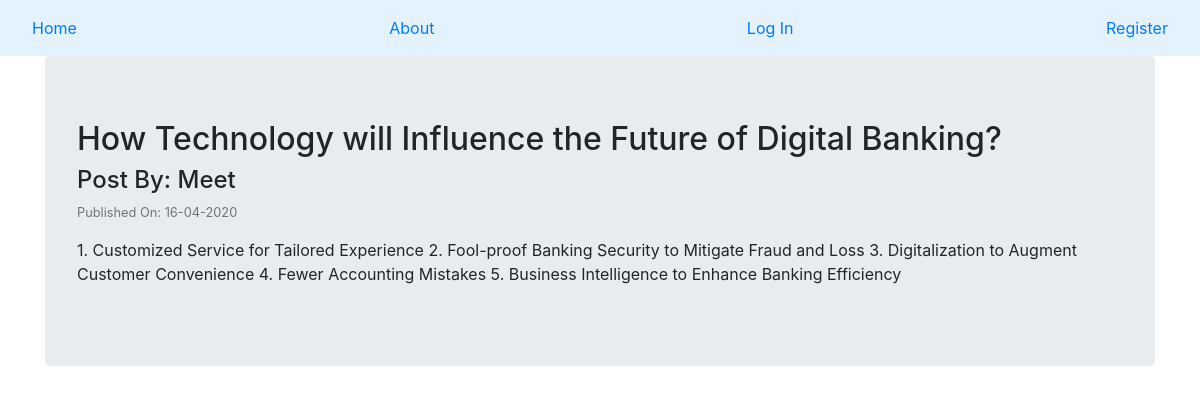
/2, run on the app's committed database.
### CompanyBlog/models.py (models this page shows, shortened)
class BlogPost(db.Model):
    users = db.relationship(User)
    id = db.Column(db.Integer, primary_key=True)
    user_id = db.Column(db.Integer, db.ForeignKey('users.id'), nullable=False)
    date = db.Column(db.DateTime, nullable=False, default=datetime.utcnow)
    title = db.Column(db.String(140), nullable=False)
    text = db.Column(db.Text, nullable=False)

class User(db.Model,UserMixin):
    __tablename__ = 'users'
    id = db.Column(db.Integer, primary_key=True)
    profileImage = db.Column(db.String(64), nullable=False, default='defaultProfile.png')
    email = db.Column(db.String(64), unique=True, index=True)
    username = db.Column(db.String(64), unique=True, index=True)
    password_hash = db.Column(db.String(128))
    posts = db.relationship('BlogPost',backref='author',lazy=True)

### CompanyBlog/Users/views.py (the view)
@users.route('/<username>')
def userPosts(username):
    page = request.args.get('page',1,type=int)
    user = User.query.filter_by(username=username).first_or_404()
    blog_posts = BlogPost.query.filter_by(author=user).order_by(BlogPost.date.desc()).paginate(page=page, per_page=5)
    return render_template('user_blog_posts.html', blog_posts=blog_posts, user=user)

### CompanyBlog/BlogPosts/views.py (called while the page is built)
@blog_posts.route('/<int:blog_post_id>')
def blog_post(blog_post_id):
    blog_post = BlogPost.query.get_or_404(blog_post_id)
    return render_template('blog_post.html',title=blog_post.title,
                            date=blog_post.date, post=blog_post)

### CompanyBlog/templates/blog_post.html (shortened to what this page needs)
{% extends 'base.html'%}
{% block content %}
  <div class="jumbotron">
    <h2>{{post.title}}</h2>
    <h4>Post By: {{post.author.username}}</h4>
    <p class="text-muted small">Published On: {{post.date.strftime('%d-%m-%Y')}}</p>
    <p>{{post.text}}</p>
  </div>
{% endblock %}

### data on the page
BlogPost: title "How Technology will Influence the Future of Digital Banking?", date "16-04-2020", text "1. Customized Service for Tailored Experience 2. Fool-proof Banking Security to Mitigate Fraud and Loss 3. Digitalization to Augment Customer Convenience 4. Fewer Accounting Mistakes 5. Business Intelligence to Enhance Banking Efficiency"
User: author.username "Meet"
